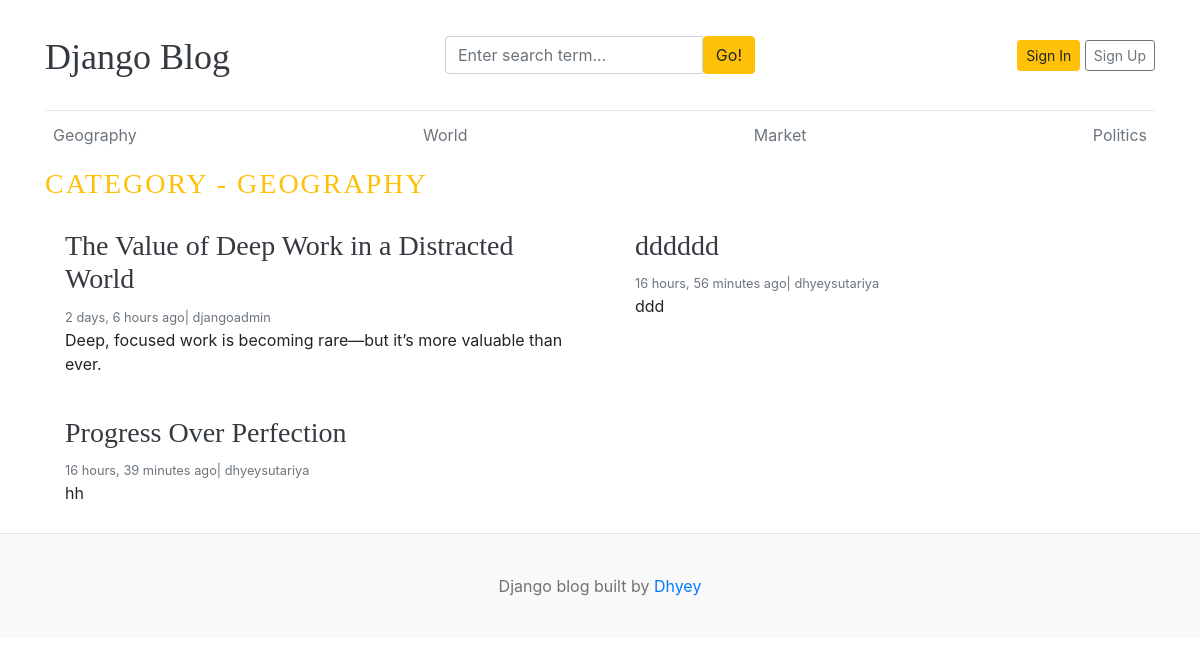
/category/4, run on an earlier commit of the app's database.
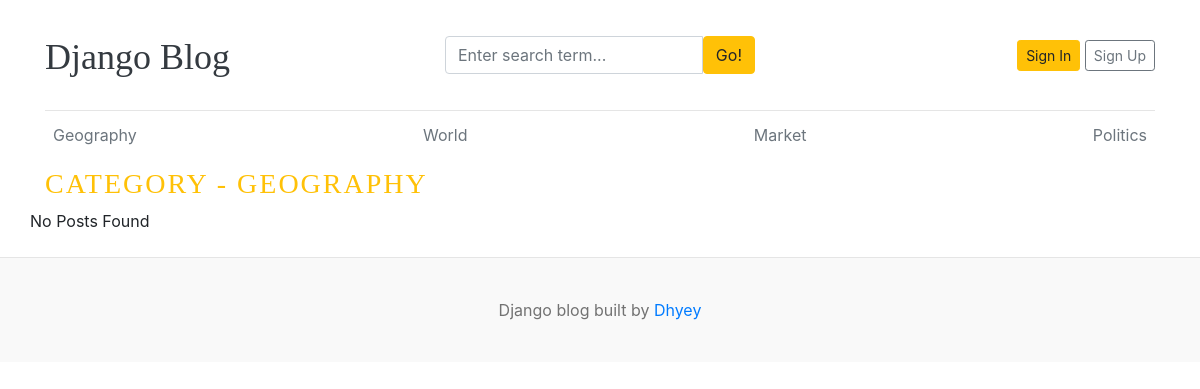
And on a later commit of the database.
### blogs/models.py (models this page shows, shortened)
class Category(models.Model):
    category_name=models.CharField(max_length=50,unique=True)
    created_at=models.DateTimeField(auto_now_add=True)
    updated_at=models.DateTimeField(auto_now=True)
    class Meta:
        verbose_name_plural='categories'

class Blog(models.Model):
    title=models.CharField(max_length=100)
    slug=models.SlugField(max_length=150,unique=True,blank=True)
    category=models.ForeignKey(Category,on_delete=models.CASCADE)
    author=models.ForeignKey(User,on_delete=models.CASCADE)
    featured_image =models.ImageField(upload_to='uploads/%Y/%m/%d')
    short_description=models.CharField(max_length=500)
    blog_body=models.CharField(max_length=2000)
    status=models.CharField(max_length=50,choices=STATUS_CHOICES,default='Draft')
    is_featured=models.BooleanField(default=False)
    created_at=models.DateTimeField(auto_now_add=True)
    updated_at=models.DateTimeField(auto_now=True)

### blogs/views.py (the view)
# urls.py: path('<int:category_id>',views.posts_by_category,name='posts_by_category')
def posts_by_category(request,category_id):
    blogs=Blog.objects.filter(status='Published',category=category_id)
    category=get_object_or_404(Category,pk=category_id)
    data={
        'blogs':blogs,
        'category':category
    }
    return render(request,'posts_by_category.html',data)

### blogs/context_processors.py (called while the page is built)
def get_categories(request):
    categories=Category.objects.all()
    return dict(categories=categories)

def get_social_links(request):
    social_links=SocialLink.objects.all()
    return dict(social_links=social_links)

### templates/posts_by_category.html (shortened to what this page needs)
{% extends "base.html" %}
{% block content %}
      <h3 class="text-uppercase text-warning" style='letter-spacing:2px'>Category - {{category.category_name}}</h3>
      <div class="row mb-2">
        {% if blogs %}
        {% for blog in blogs %}
        <div class="col-md-6">
          <div class="card border-0">
            <div class="card-body">
              <h3><a class='text-dark' href='{% url "blogs" blog.slug %}'>{{blog.title}}</a></h3>
              <small class="mb-1 text-muted">{{blog.created_at | timesince}} ago| {{blog.author}}</small>
              <p class="card-text">
                {{blog.short_description | truncatewords:15}}
              </p>
            </div>
          </div>
        </div>
        {% endfor %}
        {% else %}
         <p>No Posts Found</p>
         {% endif %}
      </div>
    </div>
    {% endblock  %}

### templates/header.html (shortened to what this page needs)
{% load static %}
<!DOCTYPE html>
<html lang="en">
  <head>
    <link
      href="https://getbootstrap.com/docs/4.0/dist/css/bootstrap.min.css"
      rel="stylesheet"
    />
    <link
    rel="stylesheet"
    href="https://cdn.jsdelivr.net/npm/bootstrap-icons@1.11.3/font/bootstrap-icons.css"
    />
    <link href="{% static 'css/blog.css' %}" rel="stylesheet" />
  </head>
  <body>
    <div class="container">
      <header class="blog-header py-3">
        <div class="row flex-nowrap justify-content-between align-items-center">
          <div class="col-4 pt-1">
            <a class="blog-header-logo text-dark" href="/">Django Blog</a>
          </div>
          <div class="col-4">
            <form action="{% url "search" %}" method="GET">
              <div class="card border-0">
                <div class="card-body">
                  <div class="input-group">
                    <input
                      class="form-control"
                      type="text"
                      placeholder="Enter search term..."
                      aria-label="Enter search term..."
                      aria-describedby="button-search"
                      name='keyword'
                      value='{{keyword}}'
                    />
                    <button
                      class="btn btn-warning"
                      type="submit"
                      id="button-search"
                      type="button"
                    >
                      Go!
                    </button>
                  </div>
                </div>
              </div>
            </form>
          </div>
          <div class="col-4 d-flex justify-content-end align-items-center">
            {% if not user.is_authenticated %}
            <a class="btn btn-sm btn-warning" href="{% url "login" %}">Sign In</a> &nbsp;
            <a class="btn btn-sm btn-outline-secondary" href="{% url "register" %}">Sign Up</a>
            {% else %}
                <span class="btn btn-warning"><a class='text-dark' href='{% url "dashboard" %}'>Dashboard</a></span>
                &emsp;
                <span class="btn btn-warning"><a class='text-dark' href='{% url "logout" %}'>Logout</a></span>
            {% endif %}
          </div>
        </div>
      </header>
      <div class="nav-scroller py-1 mb-2">
        <nav class="nav d-flex justify-content-between">
          {% for category in categories %}
          <a
            class="p-2 text-muted"
            href="{% url 'posts_by_category' category.id %}"
            >{{category.category_name}}</a
          >
          {% endfor %}
        </nav>
      </div>

What changed in the data, as far as the page shows it:
removed Blog: title "The Value of Deep Work in a Distracted World", created_at "2 days, 6 hours", author "djangoadmin", short_description "Deep, focused work is becoming rare—but it’s more valuable than ever."
removed Blog: title "dddddd", created_at "16 hours, 56 minutes", author "dhyeysutariya", short_description "ddd"
removed Blog: title "Progress Over Perfection", created_at "16 hours, 39 minutes", author "dhyeysutariya", short_description "hh"
Also different on the page:
text now shown: "No Posts Found"
